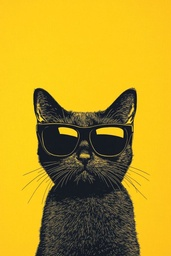
#> input picture part_5_6_7_resource_images/cat.jpg, 171 x 256 px, shrunk from 736 x 1104 before the run
$ python part5.py
#> lines starting #> are read from the running program, lines starting #| are printed output that depends on the picture
import cv2
import numpy as np
import matplotlib.pyplot as plt
import time
def custom_convolution(image, kernel, c=0):
    """Apply custom convolution with floating-point kernel and optional bias c."""
    # Ensure image is float for computation
    img_float = image.astype(np.float32)

    # Kernel size
    k_h, k_w = kernel.shape
    pad_h, pad_w = k_h // 2, k_w // 2

    # Pad image
    padded = cv2.copyMakeBorder(img_float, pad_h, pad_h, pad_w, pad_w,
                                cv2.BORDER_REPLICATE)

    # Output image
    output = np.zeros_like(img_float, dtype=np.float32)

    # Convolution operation
    for i in range(img_float.shape[0]):
        for j in range(img_float.shape[1]):
            region = padded[i:i+k_h, j:j+k_w]
            value = np.sum(region * kernel) + c
            output[i, j] = value

    # Clip to 8-bit range
    output = np.clip(output, 0, 255).astype(np.uint8)
    return output


def gaussian_kernel_2d(ksize, sigma):
    """Generate a normalized 2D Gaussian kernel."""
    ax = np.linspace(-(ksize // 2), ksize // 2, ksize)
    xx, yy = np.meshgrid(ax, ax)
    kernel = np.exp(-(xx**2 + yy**2) / (2. * sigma**2))
    kernel /= np.sum(kernel)
    return kernel.astype(np.float32)


def gaussian_kernel_1d(ksize, sigma):
    """Generate a normalized 1D Gaussian kernel."""
    ax = np.linspace(-(ksize // 2), ksize // 2, ksize)
    kernel = np.exp(-(ax**2) / (2. * sigma**2))
    kernel /= np.sum(kernel)
    return kernel.astype(np.float32)

# Load grayscale image
image = cv2.imread("part_5_6_7_resource_images/cat.jpg", cv2.IMREAD_GRAYSCALE)
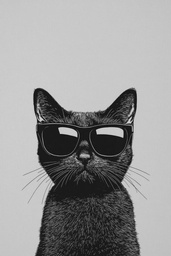
#> image: shape (256, 171); min 3, max 220, mean 151.8

# Define Laplacian kernel (3x3)
laplacian_kernel = np.array([[0, 1, 0],
                             [1, -4, 1],
                             [0, 1, 0]], dtype=np.float32)

# Apply convolution with c=128
laplacian_result = custom_convolution(image, laplacian_kernel, c=128)
#> after the loop in custom_convolution, `for i in range(img_float.shape[0]):`:
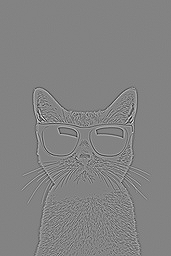
#> output: shape (256, 171) float32; min -259, max 494, mean 128; drawn with min black and max white

# Show results
plt.figure(figsize=(10,5))
plt.subplot(1,2,1)
plt.title("Original Image")
plt.imshow(image, cmap='gray')
plt.axis("off")

plt.subplot(1,2,2)
plt.title("Laplacian (with c=128)")
plt.imshow(laplacian_result, cmap='gray')
plt.axis("off")

plt.show()

# Parameters
sigma = 5.0
ksize = int(6*sigma + 1)   # Rule of thumb for kernel size

# --------- Method 1: Naive 2D Gaussian Convolution ----------
gauss2d = gaussian_kernel_2d(ksize, sigma)

start_time = time.time()
gaussian_result_2d = custom_convolution(image, gauss2d)
#> call 2 of custom_convolution, with c = 0
#> after the loop in custom_convolution (call 2), `for i in range(img_float.shape[0]):`:
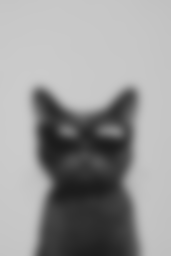
#> output: shape (256, 171) float32; min 27.92, max 203.5, mean 151.8
time_2d = time.time() - start_time


# --------- Method 2: Separable Gaussian Convolution ----------
gauss1d = gaussian_kernel_1d(ksize, sigma)

start_time = time.time()
# First convolve rows
temp = custom_convolution(image, gauss1d.reshape(1, -1))
#> call 3 of custom_convolution, with kernel = array of shape (1, 31), c = 0
#> in custom_convolution (call 3), `padded = cv2.copyMakeBorder(img_float, pad_h, pad_h, pad_w, pad_w, cv2..`:
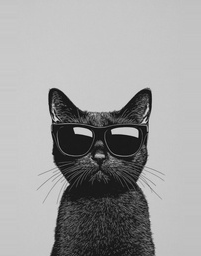
#> padded: shape (256, 201) float32; min 3, max 220, mean 158.7
#> after the loop in custom_convolution (call 3), `for i in range(img_float.shape[0]):`:
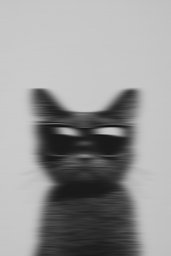
#> output: shape (256, 171) float32; min 19.26, max 203.9, mean 151.8
# Then convolve cols
gaussian_result_sep = custom_convolution(temp, gauss1d.reshape(-1, 1))
#> call 4 of custom_convolution, with kernel = array of shape (31, 1), c = 0
#> in custom_convolution (call 4), `padded = cv2.copyMakeBorder(img_float, pad_h, pad_h, pad_w, pad_w, cv2..`:
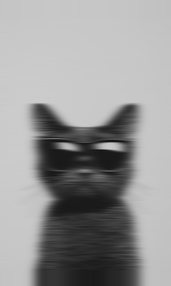
#> padded: shape (286, 171) float32; min 19, max 203, mean 151
time_sep = time.time() - start_time


# --------- Show Results ----------
plt.figure(figsize=(15,6))

plt.subplot(1,3,1)
plt.title("Original Image")
plt.imshow(image, cmap='gray')
plt.axis("off")

plt.subplot(1,3,2)
plt.title(f"Gaussian 2D (time={time_2d:.3f}s)")
plt.imshow(gaussian_result_2d, cmap='gray')
plt.axis("off")

plt.subplot(1,3,3)
plt.title(f"Gaussian Separable (time={time_sep:.3f}s)")
plt.imshow(gaussian_result_sep, cmap='gray')
plt.axis("off")

plt.show()

print(f"Naive 2D Gaussian time: {time_2d:.4f} s")
print(f"Separable Gaussian time: {time_sep:.4f} s")


#-------------------------------------part(C)-------------------------------------#


# Gaussian kernel (moderate sigma)
sigma = 3.0
ksize = int(6*sigma + 1)
gaussian_kernel = gaussian_kernel_2d(ksize, sigma)


# -------- Method 1: l * (g * f) --------
g_f = custom_convolution(image, gaussian_kernel)
lgf = custom_convolution(g_f, laplacian_kernel, c=128)

# -------- Method 2: g * (l * f) --------
l_f = custom_convolution(image, laplacian_kernel, c=128)
glf = custom_convolution(l_f, gaussian_kernel)
#> in custom_convolution (call 8), `padded = cv2.copyMakeBorder(img_float, pad_h, pad_h, pad_w, pad_w, cv2..`:
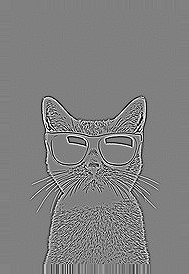
#> padded: shape (274, 189) float32; min 0, max 255, mean 128.1

# -------- Method 3: (l * g) * f --------
lg = custom_convolution(gaussian_kernel, laplacian_kernel)  # LoG kernel
lgf2 = custom_convolution(image, lg, c=128)
#> after the loop in custom_convolution (call 10), `for i in range(img_float.shape[0]):`: output: shape (256, 171) float32; every value is 128
#> in custom_convolution (call 10), `output = np.clip(output, 0, 255).astype(np.uint8)`: output: shape (256, 171); every value is 128


# -------- Show Results --------
plt.figure(figsize=(15,6))

plt.subplot(1,3,1)
plt.title("l * (g * f)")
plt.imshow(lgf, cmap='gray')
plt.axis("off")

plt.subplot(1,3,2)
plt.title("g * (l * f)")
plt.imshow(glf, cmap='gray')
plt.axis("off")

plt.subplot(1,3,3)
plt.title("(l * g) * f")
plt.imshow(lgf2, cmap='gray')
plt.axis("off")

plt.show()

"""
Why results differ in practice

1. Finite precision & rounding: floating-point operations, clipping, and integer rounding accumulate differently depending on the order.

2. Kernel truncation: Gaussian is truncated to finite size → mathematically infinite, so results vary depending on how/when it is applied.

3. Border effects: padding influences the order of convolution differently.

4. Discrete sampling: convolution order is equivalent in theory (convolution is associative/commutative), but in sampled, finite images it isn’t exact.
"""
